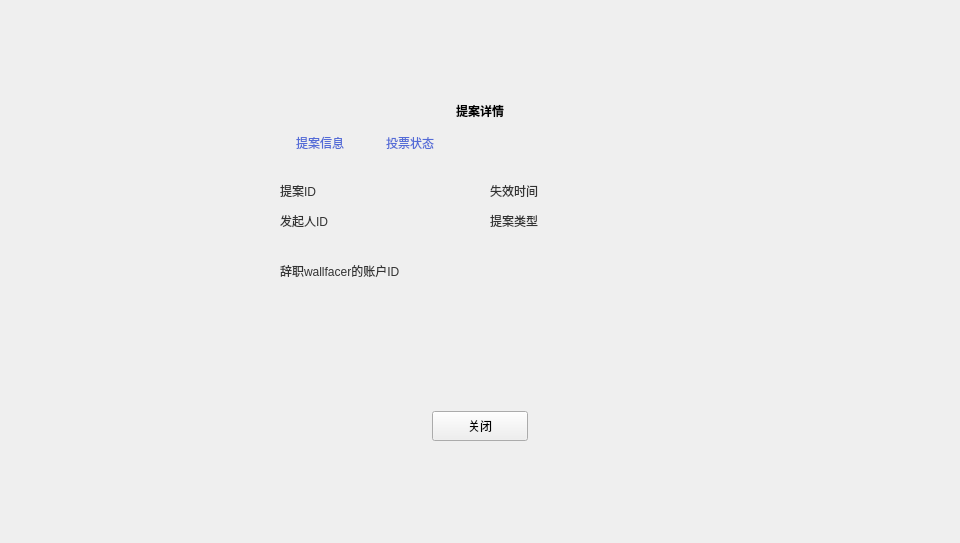
<?xml version="1.0" encoding="UTF-8"?>
<ui version="4.0">
 <class>ProposalDetailDialog</class>
 <widget class="QDialog" name="ProposalDetailDialog">
  <property name="geometry">
   <rect>
    <x>0</x>
    <y>0</y>
    <width>960</width>
    <height>543</height>
   </rect>
  </property>
  <property name="windowTitle">
   <string>Dialog</string>
  </property>
  <widget class="QWidget" name="widget" native="true">
   <property name="geometry">
    <rect>
     <x>0</x>
     <y>0</y>
     <width>960</width>
     <height>543</height>
    </rect>
   </property>
   <property name="font">
    <font>
     <family>Microsoft YaHei UI Light</family>
     <weight>75</weight>
     <bold>true</bold>
    </font>
   </property>
   <widget class="QWidget" name="containerWidget" native="true">
    <property name="geometry">
     <rect>
      <x>250</x>
      <y>81</y>
      <width>460</width>
      <height>380</height>
     </rect>
    </property>
    <property name="font">
     <font>
      <family>微软雅黑</family>
      <weight>50</weight>
      <bold>false</bold>
     </font>
    </property>
    <property name="styleSheet">
     <string notr="true"/>
    </property>
    <widget class="QToolButton" name="closeBtn">
     <property name="geometry">
      <rect>
       <x>182</x>
       <y>330</y>
       <width>96</width>
       <height>30</height>
      </rect>
     </property>
     <property name="font">
      <font>
       <family>Microsoft YaHei UI Light</family>
       <weight>50</weight>
       <bold>false</bold>
      </font>
     </property>
     <property name="cursor">
      <cursorShape>PointingHandCursor</cursorShape>
     </property>
     <property name="styleSheet">
      <string notr="true"/>
     </property>
     <property name="text">
      <string>关闭</string>
     </property>
    </widget>
    <widget class="QLabel" name="label">
     <property name="geometry">
      <rect>
       <x>130</x>
       <y>20</y>
       <width>200</width>
       <height>20</height>
      </rect>
     </property>
     <property name="font">
      <font>
       <weight>75</weight>
       <bold>true</bold>
      </font>
     </property>
     <property name="text">
      <string>提案详情</string>
     </property>
     <property name="alignment">
      <set>Qt::AlignCenter</set>
     </property>
    </widget>
    <widget class="QToolButton" name="infoBtn">
     <property name="geometry">
      <rect>
       <x>30</x>
       <y>50</y>
       <width>80</width>
       <height>24</height>
      </rect>
     </property>
     <property name="cursor">
      <cursorShape>PointingHandCursor</cursorShape>
     </property>
     <property name="styleSheet">
      <string notr="true">QToolButton{font:10px &quot;微软雅黑&quot;;background:transparent;border:none;color: rgb(83,107,215);} 
QToolButton::checked{color:rgb(84,61,137);border-bottom:2px solid rgb(84,61,137);}</string>
     </property>
     <property name="text">
      <string>提案信息</string>
     </property>
    </widget>
    <widget class="QToolButton" name="voteStateBtn">
     <property name="geometry">
      <rect>
       <x>120</x>
       <y>50</y>
       <width>80</width>
       <height>24</height>
      </rect>
     </property>
     <property name="cursor">
      <cursorShape>PointingHandCursor</cursorShape>
     </property>
     <property name="styleSheet">
      <string notr="true">QToolButton{font:10px &quot;微软雅黑&quot;;background:transparent;border:none;color: rgb(83,107,215);} 
QToolButton::checked{color:rgb(84,61,137);border-bottom:2px solid rgb(84,61,137);}</string>
     </property>
     <property name="text">
      <string>投票状态</string>
     </property>
    </widget>
    <widget class="QStackedWidget" name="stackedWidget">
     <property name="geometry">
      <rect>
       <x>0</x>
       <y>90</y>
       <width>460</width>
       <height>220</height>
      </rect>
     </property>
     <property name="styleSheet">
      <string notr="true"/>
     </property>
     <property name="currentIndex">
      <number>0</number>
     </property>
     <widget class="QWidget" name="page">
      <property name="styleSheet">
       <string notr="true">QLabel{font:  12px &quot;微软雅黑&quot;;color: rgb(51, 51, 51);}

</string>
      </property>
      <widget class="QLabel" name="label_2">
       <property name="geometry">
        <rect>
         <x>30</x>
         <y>10</y>
         <width>80</width>
         <height>20</height>
        </rect>
       </property>
       <property name="text">
        <string>提案ID</string>
       </property>
      </widget>
      <widget class="QLabel" name="proposalIdLabel">
       <property name="geometry">
        <rect>
         <x>110</x>
         <y>10</y>
         <width>120</width>
         <height>20</height>
        </rect>
       </property>
       <property name="text">
        <string/>
       </property>
       <property name="textInteractionFlags">
        <set>Qt::LinksAccessibleByMouse|Qt::TextSelectableByMouse</set>
       </property>
      </widget>
      <widget class="QLabel" name="label_6">
       <property name="geometry">
        <rect>
         <x>30</x>
         <y>40</y>
         <width>80</width>
         <height>20</height>
        </rect>
       </property>
       <property name="text">
        <string>发起人ID</string>
       </property>
      </widget>
      <widget class="QLabel" name="expirationTimeLabel">
       <property name="geometry">
        <rect>
         <x>320</x>
         <y>10</y>
         <width>140</width>
         <height>20</height>
        </rect>
       </property>
       <property name="text">
        <string/>
       </property>
       <property name="textInteractionFlags">
        <set>Qt::LinksAccessibleByMouse|Qt::TextSelectableByMouse</set>
       </property>
      </widget>
      <widget class="QLabel" name="label_8">
       <property name="geometry">
        <rect>
         <x>240</x>
         <y>10</y>
         <width>80</width>
         <height>20</height>
        </rect>
       </property>
       <property name="text">
        <string>失效时间</string>
       </property>
      </widget>
      <widget class="QLabel" name="proposerIdLabel">
       <property name="geometry">
        <rect>
         <x>110</x>
         <y>40</y>
         <width>120</width>
         <height>20</height>
        </rect>
       </property>
       <property name="text">
        <string/>
       </property>
       <property name="textInteractionFlags">
        <set>Qt::LinksAccessibleByMouse|Qt::TextSelectableByMouse</set>
       </property>
      </widget>
      <widget class="QLabel" name="label_9">
       <property name="geometry">
        <rect>
         <x>240</x>
         <y>40</y>
         <width>80</width>
         <height>20</height>
        </rect>
       </property>
       <property name="text">
        <string>提案类型</string>
       </property>
      </widget>
      <widget class="QLabel" name="typeLabel">
       <property name="geometry">
        <rect>
         <x>320</x>
         <y>30</y>
         <width>140</width>
         <height>40</height>
        </rect>
       </property>
       <property name="styleSheet">
        <string notr="true"/>
       </property>
       <property name="text">
        <string/>
       </property>
       <property name="wordWrap">
        <bool>true</bool>
       </property>
       <property name="textInteractionFlags">
        <set>Qt::LinksAccessibleByMouse|Qt::TextSelectableByMouse</set>
       </property>
      </widget>
      <widget class="QStackedWidget" name="typeStackedWidget">
       <property name="geometry">
        <rect>
         <x>0</x>
         <y>70</y>
         <width>460</width>
         <height>150</height>
        </rect>
       </property>
       <property name="currentIndex">
        <number>6</number>
       </property>
       <widget class="QWidget" name="hotColdTransferPage">
        <widget class="QLabel" name="label_3">
         <property name="geometry">
          <rect>
           <x>30</x>
           <y>20</y>
           <width>80</width>
           <height>20</height>
          </rect>
         </property>
         <property name="text">
          <string>资产类型</string>
         </property>
        </widget>
        <widget class="QLabel" name="label_4">
         <property name="geometry">
          <rect>
           <x>30</x>
           <y>50</y>
           <width>80</width>
           <height>20</height>
          </rect>
         </property>
         <property name="text">
          <string>发送方</string>
         </property>
        </widget>
        <widget class="QLabel" name="label_5">
         <property name="geometry">
          <rect>
           <x>30</x>
           <y>80</y>
           <width>80</width>
           <height>20</height>
          </rect>
         </property>
         <property name="text">
          <string>接收方</string>
         </property>
        </widget>
        <widget class="QLabel" name="assetLabel_hotCold">
         <property name="geometry">
          <rect>
           <x>110</x>
           <y>20</y>
           <width>120</width>
           <height>20</height>
          </rect>
         </property>
         <property name="text">
          <string/>
         </property>
         <property name="textInteractionFlags">
          <set>Qt::LinksAccessibleByMouse|Qt::TextSelectableByMouse</set>
         </property>
        </widget>
        <widget class="QLabel" name="sendLabel_hotCold">
         <property name="geometry">
          <rect>
           <x>110</x>
           <y>50</y>
           <width>300</width>
           <height>20</height>
          </rect>
         </property>
         <property name="text">
          <string/>
         </property>
         <property name="textInteractionFlags">
          <set>Qt::LinksAccessibleByMouse|Qt::TextSelectableByMouse</set>
         </property>
        </widget>
        <widget class="QLabel" name="receiveLabel_hotCold">
         <property name="geometry">
          <rect>
           <x>110</x>
           <y>80</y>
           <width>300</width>
           <height>20</height>
          </rect>
         </property>
         <property name="text">
          <string/>
         </property>
         <property name="textInteractionFlags">
          <set>Qt::LinksAccessibleByMouse|Qt::TextSelectableByMouse</set>
         </property>
        </widget>
        <widget class="QLabel" name="amountLabel_hotCold">
         <property name="geometry">
          <rect>
           <x>320</x>
           <y>20</y>
           <width>120</width>
           <height>20</height>
          </rect>
         </property>
         <property name="text">
          <string/>
         </property>
         <property name="textInteractionFlags">
          <set>Qt::LinksAccessibleByMouse|Qt::TextSelectableByMouse</set>
         </property>
        </widget>
        <widget class="QLabel" name="label_10">
         <property name="geometry">
          <rect>
           <x>240</x>
           <y>20</y>
           <width>80</width>
           <height>20</height>
          </rect>
         </property>
         <property name="text">
          <string>发送数量</string>
         </property>
        </widget>
        <widget class="QLabel" name="label_7">
         <property name="geometry">
          <rect>
           <x>30</x>
           <y>110</y>
           <width>80</width>
           <height>20</height>
          </rect>
         </property>
         <property name="text">
          <string>备注</string>
         </property>
        </widget>
        <widget class="QLabel" name="memoLabel_hotCold">
         <property name="geometry">
          <rect>
           <x>110</x>
           <y>110</y>
           <width>300</width>
           <height>20</height>
          </rect>
         </property>
         <property name="text">
          <string/>
         </property>
         <property name="textInteractionFlags">
          <set>Qt::LinksAccessibleByMouse|Qt::TextSelectableByMouse</set>
         </property>
        </widget>
       </widget>
       <widget class="QWidget" name="updateMultisigPage">
        <widget class="QLabel" name="label_11">
         <property name="geometry">
          <rect>
           <x>30</x>
           <y>20</y>
           <width>80</width>
           <height>20</height>
          </rect>
         </property>
         <property name="text">
          <string>资产类型</string>
         </property>
        </widget>
        <widget class="QLabel" name="assetLabel_updateMS">
         <property name="geometry">
          <rect>
           <x>120</x>
           <y>20</y>
           <width>120</width>
           <height>20</height>
          </rect>
         </property>
         <property name="text">
          <string/>
         </property>
         <property name="textInteractionFlags">
          <set>Qt::LinksAccessibleByMouse|Qt::TextSelectableByMouse</set>
         </property>
        </widget>
        <widget class="QLabel" name="coldAddressLabel_updateMS">
         <property name="geometry">
          <rect>
           <x>120</x>
           <y>50</y>
           <width>300</width>
           <height>20</height>
          </rect>
         </property>
         <property name="text">
          <string/>
         </property>
         <property name="textInteractionFlags">
          <set>Qt::LinksAccessibleByMouse|Qt::TextSelectableByMouse</set>
         </property>
        </widget>
        <widget class="QLabel" name="label_12">
         <property name="geometry">
          <rect>
           <x>30</x>
           <y>50</y>
           <width>80</width>
           <height>20</height>
          </rect>
         </property>
         <property name="text">
          <string>冷钱包地址</string>
         </property>
        </widget>
        <widget class="QLabel" name="label_13">
         <property name="geometry">
          <rect>
           <x>30</x>
           <y>80</y>
           <width>80</width>
           <height>20</height>
          </rect>
         </property>
         <property name="text">
          <string>热钱包地址</string>
         </property>
        </widget>
        <widget class="QLabel" name="hotAddressLabel_updateMS">
         <property name="geometry">
          <rect>
           <x>120</x>
           <y>80</y>
           <width>300</width>
           <height>20</height>
          </rect>
         </property>
         <property name="text">
          <string/>
         </property>
         <property name="textInteractionFlags">
          <set>Qt::LinksAccessibleByMouse|Qt::TextSelectableByMouse</set>
         </property>
        </widget>
       </widget>
       <widget class="QWidget" name="setPublisherPage">
        <widget class="QLabel" name="label_14">
         <property name="geometry">
          <rect>
           <x>30</x>
           <y>50</y>
           <width>80</width>
           <height>20</height>
          </rect>
         </property>
         <property name="text">
          <string>喂价者</string>
         </property>
        </widget>
        <widget class="QLabel" name="assetLabel_publisher">
         <property name="geometry">
          <rect>
           <x>120</x>
           <y>20</y>
           <width>120</width>
           <height>20</height>
          </rect>
         </property>
         <property name="text">
          <string/>
         </property>
         <property name="textInteractionFlags">
          <set>Qt::LinksAccessibleByMouse|Qt::TextSelectableByMouse</set>
         </property>
        </widget>
        <widget class="QLabel" name="publisherLabel_publisher">
         <property name="geometry">
          <rect>
           <x>120</x>
           <y>50</y>
           <width>300</width>
           <height>20</height>
          </rect>
         </property>
         <property name="text">
          <string/>
         </property>
         <property name="textInteractionFlags">
          <set>Qt::LinksAccessibleByMouse|Qt::TextSelectableByMouse</set>
         </property>
        </widget>
        <widget class="QLabel" name="label_15">
         <property name="geometry">
          <rect>
           <x>30</x>
           <y>20</y>
           <width>80</width>
           <height>20</height>
          </rect>
         </property>
         <property name="text">
          <string>资产类型</string>
         </property>
        </widget>
       </widget>
       <widget class="QWidget" name="cancelColdHotPage">
        <widget class="QLabel" name="coldHotTrxIdLabel">
         <property name="geometry">
          <rect>
           <x>30</x>
           <y>40</y>
           <width>300</width>
           <height>20</height>
          </rect>
         </property>
         <property name="text">
          <string/>
         </property>
         <property name="textInteractionFlags">
          <set>Qt::LinksAccessibleByMouse|Qt::TextSelectableByMouse</set>
         </property>
        </widget>
        <widget class="QLabel" name="label_16">
         <property name="geometry">
          <rect>
           <x>30</x>
           <y>20</y>
           <width>200</width>
           <height>20</height>
          </rect>
         </property>
         <property name="text">
          <string>冷热钱包转账交易ID</string>
         </property>
        </widget>
       </widget>
       <widget class="QWidget" name="cancelWithdrawPage">
        <widget class="QLabel" name="withdrawTrxIdLabel">
         <property name="geometry">
          <rect>
           <x>30</x>
           <y>40</y>
           <width>300</width>
           <height>20</height>
          </rect>
         </property>
         <property name="text">
          <string/>
         </property>
         <property name="textInteractionFlags">
          <set>Qt::LinksAccessibleByMouse|Qt::TextSelectableByMouse</set>
         </property>
        </widget>
        <widget class="QLabel" name="label_17">
         <property name="geometry">
          <rect>
           <x>30</x>
           <y>20</y>
           <width>200</width>
           <height>20</height>
          </rect>
         </property>
         <property name="text">
          <string>提现交易ID</string>
         </property>
        </widget>
       </widget>
       <widget class="QWidget" name="createGuardPage">
        <widget class="QLabel" name="newGuardLabel">
         <property name="geometry">
          <rect>
           <x>30</x>
           <y>40</y>
           <width>200</width>
           <height>20</height>
          </rect>
         </property>
         <property name="text">
          <string/>
         </property>
         <property name="textInteractionFlags">
          <set>Qt::LinksAccessibleByMouse|Qt::TextSelectableByMouse</set>
         </property>
        </widget>
        <widget class="QLabel" name="label_19">
         <property name="geometry">
          <rect>
           <x>30</x>
           <y>20</y>
           <width>300</width>
           <height>20</height>
          </rect>
         </property>
         <property name="text">
          <string>新wallfacer的账户ID</string>
         </property>
        </widget>
       </widget>
       <widget class="QWidget" name="resignGuardPage">
        <widget class="QLabel" name="resignGuardLabel">
         <property name="geometry">
          <rect>
           <x>30</x>
           <y>40</y>
           <width>200</width>
           <height>20</height>
          </rect>
         </property>
         <property name="text">
          <string/>
         </property>
         <property name="textInteractionFlags">
          <set>Qt::LinksAccessibleByMouse|Qt::TextSelectableByMouse</set>
         </property>
        </widget>
        <widget class="QLabel" name="label_20">
         <property name="geometry">
          <rect>
           <x>30</x>
           <y>20</y>
           <width>300</width>
           <height>20</height>
          </rect>
         </property>
         <property name="text">
          <string>辞职wallfacer的账户ID</string>
         </property>
        </widget>
       </widget>
       <widget class="QWidget" name="contractTransferFeePage">
        <widget class="QLabel" name="contractTransferFeeLabel">
         <property name="geometry">
          <rect>
           <x>30</x>
           <y>50</y>
           <width>150</width>
           <height>20</height>
          </rect>
         </property>
         <property name="text">
          <string/>
         </property>
         <property name="textInteractionFlags">
          <set>Qt::LinksAccessibleByMouse|Qt::TextSelectableByMouse</set>
         </property>
        </widget>
        <widget class="QLabel" name="label_18">
         <property name="geometry">
          <rect>
           <x>30</x>
           <y>20</y>
           <width>150</width>
           <height>20</height>
          </rect>
         </property>
         <property name="text">
          <string>合约转账费用</string>
         </property>
        </widget>
       </widget>
       <widget class="QWidget" name="setSenatorFormalPage">
        <widget class="QLabel" name="label_change1_2">
         <property name="geometry">
          <rect>
           <x>80</x>
           <y>50</y>
           <width>251</width>
           <height>16</height>
          </rect>
         </property>
         <property name="text">
          <string>投票中</string>
         </property>
         <property name="alignment">
          <set>Qt::AlignCenter</set>
         </property>
        </widget>
        <widget class="QLabel" name="label_change2_2">
         <property name="geometry">
          <rect>
           <x>80</x>
           <y>70</y>
           <width>251</width>
           <height>16</height>
          </rect>
         </property>
         <property name="text">
          <string>投票中</string>
         </property>
         <property name="alignment">
          <set>Qt::AlignCenter</set>
         </property>
        </widget>
        <widget class="QLabel" name="label_change3_2">
         <property name="geometry">
          <rect>
           <x>80</x>
           <y>100</y>
           <width>251</width>
           <height>16</height>
          </rect>
         </property>
         <property name="text">
          <string>投票中</string>
         </property>
         <property name="alignment">
          <set>Qt::AlignCenter</set>
         </property>
        </widget>
        <widget class="QLabel" name="label_30">
         <property name="geometry">
          <rect>
           <x>30</x>
           <y>26</y>
           <width>121</width>
           <height>16</height>
          </rect>
         </property>
         <property name="text">
          <string>更换名单：</string>
         </property>
        </widget>
       </widget>
       <widget class="QWidget" name="crosschainFeePage">
        <widget class="QLabel" name="label_23">
         <property name="geometry">
          <rect>
           <x>30</x>
           <y>50</y>
           <width>80</width>
           <height>20</height>
          </rect>
         </property>
         <property name="text">
          <string>跨链费用</string>
         </property>
        </widget>
        <widget class="QLabel" name="crosschainFeeLabel">
         <property name="geometry">
          <rect>
           <x>120</x>
           <y>50</y>
           <width>300</width>
           <height>20</height>
          </rect>
         </property>
         <property name="text">
          <string/>
         </property>
         <property name="textInteractionFlags">
          <set>Qt::LinksAccessibleByMouse|Qt::TextSelectableByMouse</set>
         </property>
        </widget>
        <widget class="QLabel" name="label_24">
         <property name="geometry">
          <rect>
           <x>30</x>
           <y>20</y>
           <width>80</width>
           <height>20</height>
          </rect>
         </property>
         <property name="text">
          <string>币种</string>
         </property>
        </widget>
        <widget class="QLabel" name="coinTypeLabel">
         <property name="geometry">
          <rect>
           <x>120</x>
           <y>20</y>
           <width>300</width>
           <height>20</height>
          </rect>
         </property>
         <property name="text">
          <string/>
         </property>
         <property name="textInteractionFlags">
          <set>Qt::LinksAccessibleByMouse|Qt::TextSelectableByMouse</set>
         </property>
        </widget>
       </widget>
       <widget class="QWidget" name="senatorLockBalancePage">
        <widget class="QTableWidget" name="senatorLockBalanceTableWidget">
         <property name="geometry">
          <rect>
           <x>30</x>
           <y>20</y>
           <width>400</width>
           <height>130</height>
          </rect>
         </property>
         <property name="cursor" stdset="0">
          <cursorShape>PointingHandCursor</cursorShape>
         </property>
         <property name="layoutDirection">
          <enum>Qt::LeftToRight</enum>
         </property>
         <property name="styleSheet">
          <string notr="true"/>
         </property>
         <property name="frameShape">
          <enum>QFrame::Box</enum>
         </property>
         <property name="frameShadow">
          <enum>QFrame::Plain</enum>
         </property>
         <property name="verticalScrollBarPolicy">
          <enum>Qt::ScrollBarAsNeeded</enum>
         </property>
         <property name="horizontalScrollBarPolicy">
          <enum>Qt::ScrollBarAlwaysOff</enum>
         </property>
         <property name="autoScroll">
          <bool>true</bool>
         </property>
         <property name="editTriggers">
          <set>QAbstractItemView::NoEditTriggers</set>
         </property>
         <property name="selectionMode">
          <enum>QAbstractItemView::NoSelection</enum>
         </property>
         <property name="iconSize">
          <size>
           <width>19</width>
           <height>12</height>
          </size>
         </property>
         <property name="showGrid">
          <bool>true</bool>
         </property>
         <property name="gridStyle">
          <enum>Qt::SolidLine</enum>
         </property>
         <attribute name="horizontalHeaderVisible">
          <bool>false</bool>
         </attribute>
         <attribute name="horizontalHeaderCascadingSectionResizes">
          <bool>false</bool>
         </attribute>
         <attribute name="horizontalHeaderHighlightSections">
          <bool>false</bool>
         </attribute>
         <attribute name="verticalHeaderVisible">
          <bool>false</bool>
         </attribute>
         <attribute name="verticalHeaderHighlightSections">
          <bool>false</bool>
         </attribute>
         <column>
          <property name="text">
           <string>保证金币种</string>
          </property>
          <property name="font">
           <font>
            <family>微软雅黑</family>
           </font>
          </property>
          <property name="textAlignment">
           <set>AlignCenter</set>
          </property>
         </column>
         <column>
          <property name="text">
           <string>保证金金额</string>
          </property>
          <property name="font">
           <font>
            <family>微软雅黑</family>
           </font>
          </property>
          <property name="textAlignment">
           <set>AlignCenter</set>
          </property>
         </column>
        </widget>
       </widget>
       <widget class="QWidget" name="citizenChangeSenatorPage">
        <widget class="QLabel" name="label_25">
         <property name="geometry">
          <rect>
           <x>30</x>
           <y>10</y>
           <width>81</width>
           <height>16</height>
          </rect>
         </property>
         <property name="text">
          <string>投票资产(XWC)</string>
         </property>
        </widget>
        <widget class="QLabel" name="label_fee">
         <property name="geometry">
          <rect>
           <x>114</x>
           <y>10</y>
           <width>71</width>
           <height>16</height>
          </rect>
         </property>
         <property name="text">
          <string/>
         </property>
        </widget>
        <widget class="QLabel" name="label_27">
         <property name="geometry">
          <rect>
           <x>230</x>
           <y>10</y>
           <width>81</width>
           <height>20</height>
          </rect>
         </property>
         <property name="text">
          <string>投票结果</string>
         </property>
        </widget>
        <widget class="QLabel" name="label_votestate">
         <property name="geometry">
          <rect>
           <x>320</x>
           <y>10</y>
           <width>81</width>
           <height>16</height>
          </rect>
         </property>
         <property name="text">
          <string>投票中</string>
         </property>
        </widget>
        <widget class="QLabel" name="label_change1">
         <property name="geometry">
          <rect>
           <x>80</x>
           <y>64</y>
           <width>251</width>
           <height>16</height>
          </rect>
         </property>
         <property name="text">
          <string>投票中</string>
         </property>
         <property name="alignment">
          <set>Qt::AlignCenter</set>
         </property>
        </widget>
        <widget class="QLabel" name="label_change2">
         <property name="geometry">
          <rect>
           <x>80</x>
           <y>84</y>
           <width>251</width>
           <height>16</height>
          </rect>
         </property>
         <property name="text">
          <string>投票中</string>
         </property>
         <property name="alignment">
          <set>Qt::AlignCenter</set>
         </property>
        </widget>
        <widget class="QLabel" name="label_change3">
         <property name="geometry">
          <rect>
           <x>80</x>
           <y>114</y>
           <width>251</width>
           <height>16</height>
          </rect>
         </property>
         <property name="text">
          <string>投票中</string>
         </property>
         <property name="alignment">
          <set>Qt::AlignCenter</set>
         </property>
        </widget>
        <widget class="QLabel" name="label_26">
         <property name="geometry">
          <rect>
           <x>30</x>
           <y>40</y>
           <width>121</width>
           <height>16</height>
          </rect>
         </property>
         <property name="text">
          <string>更换名单：</string>
         </property>
        </widget>
        <widget class="QLabel" name="label_weight">
         <property name="geometry">
          <rect>
           <x>320</x>
           <y>30</y>
           <width>121</width>
           <height>20</height>
          </rect>
         </property>
         <property name="text">
          <string/>
         </property>
         <property name="alignment">
          <set>Qt::AlignLeading|Qt::AlignLeft|Qt::AlignVCenter</set>
         </property>
        </widget>
        <widget class="QLabel" name="label_weight_2">
         <property name="geometry">
          <rect>
           <x>230</x>
           <y>30</y>
           <width>81</width>
           <height>20</height>
          </rect>
         </property>
         <property name="text">
          <string>投票占比(%):</string>
         </property>
         <property name="alignment">
          <set>Qt::AlignLeading|Qt::AlignLeft|Qt::AlignVCenter</set>
         </property>
        </widget>
       </widget>
       <widget class="QWidget" name="changeETHGasPage">
        <widget class="QLabel" name="gasPriceLabel">
         <property name="geometry">
          <rect>
           <x>120</x>
           <y>40</y>
           <width>300</width>
           <height>20</height>
          </rect>
         </property>
         <property name="text">
          <string/>
         </property>
         <property name="textInteractionFlags">
          <set>Qt::LinksAccessibleByMouse|Qt::TextSelectableByMouse</set>
         </property>
        </widget>
        <widget class="QLabel" name="label_28">
         <property name="geometry">
          <rect>
           <x>30</x>
           <y>40</y>
           <width>80</width>
           <height>20</height>
          </rect>
         </property>
         <property name="text">
          <string>Gas价格</string>
         </property>
        </widget>
        <widget class="QLabel" name="coinTypeLabel2">
         <property name="geometry">
          <rect>
           <x>120</x>
           <y>10</y>
           <width>300</width>
           <height>20</height>
          </rect>
         </property>
         <property name="text">
          <string/>
         </property>
         <property name="textInteractionFlags">
          <set>Qt::LinksAccessibleByMouse|Qt::TextSelectableByMouse</set>
         </property>
        </widget>
        <widget class="QLabel" name="label_29">
         <property name="geometry">
          <rect>
           <x>30</x>
           <y>10</y>
           <width>80</width>
           <height>20</height>
          </rect>
         </property>
         <property name="text">
          <string>币种</string>
         </property>
        </widget>
       </widget>
       <widget class="QWidget" name="unknownPage">
        <widget class="QLabel" name="unknownLabel">
         <property name="geometry">
          <rect>
           <x>100</x>
           <y>40</y>
           <width>260</width>
           <height>41</height>
          </rect>
         </property>
         <property name="styleSheet">
          <string notr="true">QLabel{font:11px &quot;微软雅黑&quot;;color:rgb(83,107,215);}</string>
         </property>
         <property name="text">
          <string>未知的提案类型</string>
         </property>
         <property name="alignment">
          <set>Qt::AlignCenter</set>
         </property>
         <property name="wordWrap">
          <bool>true</bool>
         </property>
        </widget>
       </widget>
      </widget>
     </widget>
     <widget class="QWidget" name="page_2">
      <widget class="QTableWidget" name="voteStateTableWidget">
       <property name="geometry">
        <rect>
         <x>30</x>
         <y>10</y>
         <width>400</width>
         <height>190</height>
        </rect>
       </property>
       <property name="cursor" stdset="0">
        <cursorShape>PointingHandCursor</cursorShape>
       </property>
       <property name="layoutDirection">
        <enum>Qt::LeftToRight</enum>
       </property>
       <property name="styleSheet">
        <string notr="true"/>
       </property>
       <property name="frameShape">
        <enum>QFrame::Box</enum>
       </property>
       <property name="frameShadow">
        <enum>QFrame::Plain</enum>
       </property>
       <property name="verticalScrollBarPolicy">
        <enum>Qt::ScrollBarAsNeeded</enum>
       </property>
       <property name="horizontalScrollBarPolicy">
        <enum>Qt::ScrollBarAlwaysOff</enum>
       </property>
       <property name="autoScroll">
        <bool>true</bool>
       </property>
       <property name="editTriggers">
        <set>QAbstractItemView::NoEditTriggers</set>
       </property>
       <property name="selectionMode">
        <enum>QAbstractItemView::NoSelection</enum>
       </property>
       <property name="iconSize">
        <size>
         <width>19</width>
         <height>12</height>
        </size>
       </property>
       <property name="showGrid">
        <bool>true</bool>
       </property>
       <property name="gridStyle">
        <enum>Qt::SolidLine</enum>
       </property>
       <attribute name="horizontalHeaderVisible">
        <bool>false</bool>
       </attribute>
       <attribute name="horizontalHeaderCascadingSectionResizes">
        <bool>false</bool>
       </attribute>
       <attribute name="horizontalHeaderHighlightSections">
        <bool>false</bool>
       </attribute>
       <attribute name="verticalHeaderVisible">
        <bool>false</bool>
       </attribute>
       <attribute name="verticalHeaderHighlightSections">
        <bool>false</bool>
       </attribute>
       <column>
        <property name="text">
         <string>所需投票者</string>
        </property>
        <property name="font">
         <font>
          <family>微软雅黑</family>
         </font>
        </property>
        <property name="textAlignment">
         <set>AlignCenter</set>
        </property>
       </column>
       <column>
        <property name="text">
         <string>投票状态</string>
        </property>
        <property name="font">
         <font>
          <family>微软雅黑</family>
         </font>
        </property>
        <property name="textAlignment">
         <set>AlignCenter</set>
        </property>
       </column>
      </widget>
     </widget>
    </widget>
   </widget>
  </widget>
 </widget>
 <resources/>
 <connections/>
</ui>
